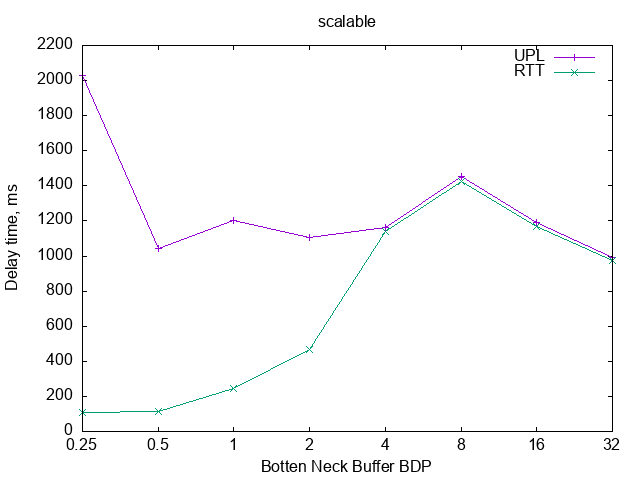

gnuplot code for this plot:
set term png
set output 'scalable.png' 

set key fixed right top vertical Right noreverse noenhanced autotitle nobox
set style data linespoints
set xlabel "Botten Neck Buffer BDP"
set ylabel "Delay time, ms"
        
set title 'scalable'
plot 'scalable.dat' using 2:xtic(1) title columnheader(2), for [i=3:3] '' using i title columnheader(i)
